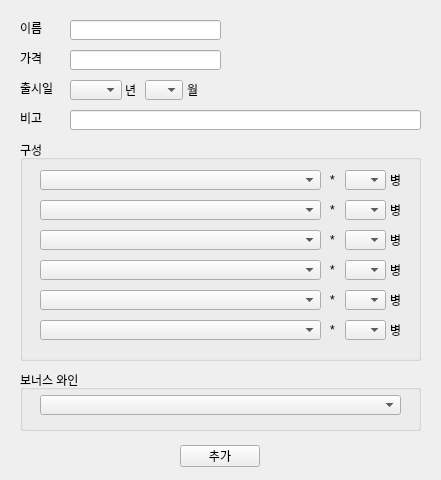
<?xml version="1.0" encoding="UTF-8"?>
<ui version="4.0">
 <class>Form</class>
 <widget class="QWidget" name="Form">
  <property name="geometry">
   <rect>
    <x>0</x>
    <y>0</y>
    <width>441</width>
    <height>480</height>
   </rect>
  </property>
  <property name="windowTitle">
   <string>Form</string>
  </property>
  <widget class="QLabel" name="label">
   <property name="geometry">
    <rect>
     <x>20</x>
     <y>20</y>
     <width>31</width>
     <height>16</height>
    </rect>
   </property>
   <property name="text">
    <string>이름</string>
   </property>
  </widget>
  <widget class="QLabel" name="label_2">
   <property name="geometry">
    <rect>
     <x>20</x>
     <y>50</y>
     <width>31</width>
     <height>16</height>
    </rect>
   </property>
   <property name="text">
    <string>가격</string>
   </property>
  </widget>
  <widget class="QLabel" name="label_3">
   <property name="geometry">
    <rect>
     <x>20</x>
     <y>80</y>
     <width>41</width>
     <height>16</height>
    </rect>
   </property>
   <property name="text">
    <string>출시일</string>
   </property>
  </widget>
  <widget class="QLabel" name="label_4">
   <property name="geometry">
    <rect>
     <x>20</x>
     <y>110</y>
     <width>31</width>
     <height>16</height>
    </rect>
   </property>
   <property name="text">
    <string>비고</string>
   </property>
  </widget>
  <widget class="QGroupBox" name="groupBox">
   <property name="geometry">
    <rect>
     <x>20</x>
     <y>140</y>
     <width>401</width>
     <height>221</height>
    </rect>
   </property>
   <property name="title">
    <string>구성</string>
   </property>
   <widget class="QComboBox" name="wineCmb1">
    <property name="geometry">
     <rect>
      <x>20</x>
      <y>30</y>
      <width>281</width>
      <height>20</height>
     </rect>
    </property>
   </widget>
   <widget class="QComboBox" name="countCmb1">
    <property name="geometry">
     <rect>
      <x>325</x>
      <y>30</y>
      <width>41</width>
      <height>20</height>
     </rect>
    </property>
   </widget>
   <widget class="QLabel" name="label_5">
    <property name="geometry">
     <rect>
      <x>370</x>
      <y>30</y>
      <width>16</width>
      <height>20</height>
     </rect>
    </property>
    <property name="text">
     <string>병</string>
    </property>
   </widget>
   <widget class="QLabel" name="label_6">
    <property name="geometry">
     <rect>
      <x>370</x>
      <y>60</y>
      <width>16</width>
      <height>20</height>
     </rect>
    </property>
    <property name="text">
     <string>병</string>
    </property>
   </widget>
   <widget class="QLabel" name="label_7">
    <property name="geometry">
     <rect>
      <x>370</x>
      <y>90</y>
      <width>16</width>
      <height>20</height>
     </rect>
    </property>
    <property name="text">
     <string>병</string>
    </property>
   </widget>
   <widget class="QLabel" name="label_8">
    <property name="geometry">
     <rect>
      <x>370</x>
      <y>120</y>
      <width>16</width>
      <height>20</height>
     </rect>
    </property>
    <property name="text">
     <string>병</string>
    </property>
   </widget>
   <widget class="QLabel" name="label_9">
    <property name="geometry">
     <rect>
      <x>370</x>
      <y>150</y>
      <width>16</width>
      <height>20</height>
     </rect>
    </property>
    <property name="text">
     <string>병</string>
    </property>
   </widget>
   <widget class="QLabel" name="label_10">
    <property name="geometry">
     <rect>
      <x>370</x>
      <y>180</y>
      <width>16</width>
      <height>20</height>
     </rect>
    </property>
    <property name="text">
     <string>병</string>
    </property>
   </widget>
   <widget class="QComboBox" name="countCmb2">
    <property name="geometry">
     <rect>
      <x>325</x>
      <y>60</y>
      <width>41</width>
      <height>20</height>
     </rect>
    </property>
   </widget>
   <widget class="QComboBox" name="countCmb3">
    <property name="geometry">
     <rect>
      <x>325</x>
      <y>90</y>
      <width>41</width>
      <height>20</height>
     </rect>
    </property>
   </widget>
   <widget class="QComboBox" name="countCmb4">
    <property name="geometry">
     <rect>
      <x>325</x>
      <y>120</y>
      <width>41</width>
      <height>20</height>
     </rect>
    </property>
   </widget>
   <widget class="QComboBox" name="countCmb5">
    <property name="geometry">
     <rect>
      <x>325</x>
      <y>150</y>
      <width>41</width>
      <height>20</height>
     </rect>
    </property>
   </widget>
   <widget class="QComboBox" name="countCmb6">
    <property name="geometry">
     <rect>
      <x>325</x>
      <y>180</y>
      <width>41</width>
      <height>20</height>
     </rect>
    </property>
   </widget>
   <widget class="QLabel" name="label_11">
    <property name="geometry">
     <rect>
      <x>310</x>
      <y>30</y>
      <width>16</width>
      <height>20</height>
     </rect>
    </property>
    <property name="text">
     <string>*</string>
    </property>
   </widget>
   <widget class="QLabel" name="label_14">
    <property name="geometry">
     <rect>
      <x>310</x>
      <y>60</y>
      <width>16</width>
      <height>20</height>
     </rect>
    </property>
    <property name="text">
     <string>*</string>
    </property>
   </widget>
   <widget class="QLabel" name="label_15">
    <property name="geometry">
     <rect>
      <x>310</x>
      <y>90</y>
      <width>16</width>
      <height>20</height>
     </rect>
    </property>
    <property name="text">
     <string>*</string>
    </property>
   </widget>
   <widget class="QLabel" name="label_16">
    <property name="geometry">
     <rect>
      <x>310</x>
      <y>120</y>
      <width>16</width>
      <height>20</height>
     </rect>
    </property>
    <property name="text">
     <string>*</string>
    </property>
   </widget>
   <widget class="QLabel" name="label_17">
    <property name="geometry">
     <rect>
      <x>310</x>
      <y>150</y>
      <width>16</width>
      <height>20</height>
     </rect>
    </property>
    <property name="text">
     <string>*</string>
    </property>
   </widget>
   <widget class="QLabel" name="label_18">
    <property name="geometry">
     <rect>
      <x>310</x>
      <y>180</y>
      <width>16</width>
      <height>20</height>
     </rect>
    </property>
    <property name="text">
     <string>*</string>
    </property>
   </widget>
   <widget class="QComboBox" name="wineCmb2">
    <property name="geometry">
     <rect>
      <x>20</x>
      <y>60</y>
      <width>281</width>
      <height>20</height>
     </rect>
    </property>
   </widget>
   <widget class="QComboBox" name="wineCmb3">
    <property name="geometry">
     <rect>
      <x>20</x>
      <y>90</y>
      <width>281</width>
      <height>20</height>
     </rect>
    </property>
   </widget>
   <widget class="QComboBox" name="wineCmb4">
    <property name="geometry">
     <rect>
      <x>20</x>
      <y>120</y>
      <width>281</width>
      <height>20</height>
     </rect>
    </property>
   </widget>
   <widget class="QComboBox" name="wineCmb5">
    <property name="geometry">
     <rect>
      <x>20</x>
      <y>150</y>
      <width>281</width>
      <height>20</height>
     </rect>
    </property>
   </widget>
   <widget class="QComboBox" name="wineCmb6">
    <property name="geometry">
     <rect>
      <x>20</x>
      <y>180</y>
      <width>281</width>
      <height>20</height>
     </rect>
    </property>
   </widget>
  </widget>
  <widget class="QGroupBox" name="groupBox_2">
   <property name="geometry">
    <rect>
     <x>20</x>
     <y>370</y>
     <width>401</width>
     <height>61</height>
    </rect>
   </property>
   <property name="title">
    <string>보너스 와인</string>
   </property>
   <widget class="QComboBox" name="bonusCmb">
    <property name="geometry">
     <rect>
      <x>20</x>
      <y>25</y>
      <width>361</width>
      <height>20</height>
     </rect>
    </property>
   </widget>
  </widget>
  <widget class="QLineEdit" name="nameEnt">
   <property name="geometry">
    <rect>
     <x>70</x>
     <y>20</y>
     <width>151</width>
     <height>20</height>
    </rect>
   </property>
  </widget>
  <widget class="QLineEdit" name="priceEnt">
   <property name="geometry">
    <rect>
     <x>70</x>
     <y>50</y>
     <width>151</width>
     <height>20</height>
    </rect>
   </property>
   <property name="text">
    <string/>
   </property>
  </widget>
  <widget class="QLineEdit" name="noteEnt">
   <property name="geometry">
    <rect>
     <x>70</x>
     <y>110</y>
     <width>351</width>
     <height>20</height>
    </rect>
   </property>
  </widget>
  <widget class="QLabel" name="label_13">
   <property name="geometry">
    <rect>
     <x>187</x>
     <y>80</y>
     <width>16</width>
     <height>20</height>
    </rect>
   </property>
   <property name="text">
    <string>월</string>
   </property>
  </widget>
  <widget class="QComboBox" name="monthCmb">
   <property name="geometry">
    <rect>
     <x>145</x>
     <y>80</y>
     <width>38</width>
     <height>20</height>
    </rect>
   </property>
   <property name="currentIndex">
    <number>-1</number>
   </property>
   <property name="maxVisibleItems">
    <number>20</number>
   </property>
   <property name="sizeAdjustPolicy">
    <enum>QComboBox::AdjustToContentsOnFirstShow</enum>
   </property>
  </widget>
  <widget class="QComboBox" name="yearCmb">
   <property name="geometry">
    <rect>
     <x>70</x>
     <y>80</y>
     <width>52</width>
     <height>20</height>
    </rect>
   </property>
   <property name="styleSheet">
    <string notr="true"/>
   </property>
   <property name="editable">
    <bool>false</bool>
   </property>
   <property name="currentText">
    <string/>
   </property>
   <property name="currentIndex">
    <number>-1</number>
   </property>
   <property name="maxVisibleItems">
    <number>20</number>
   </property>
   <property name="sizeAdjustPolicy">
    <enum>QComboBox::AdjustToContentsOnFirstShow</enum>
   </property>
   <property name="frame">
    <bool>true</bool>
   </property>
  </widget>
  <widget class="QLabel" name="label_12">
   <property name="geometry">
    <rect>
     <x>125</x>
     <y>80</y>
     <width>16</width>
     <height>20</height>
    </rect>
   </property>
   <property name="text">
    <string>년</string>
   </property>
  </widget>
  <widget class="QPushButton" name="addBtn">
   <property name="geometry">
    <rect>
     <x>180</x>
     <y>445</y>
     <width>80</width>
     <height>22</height>
    </rect>
   </property>
   <property name="text">
    <string>추가</string>
   </property>
  </widget>
 </widget>
 <resources/>
 <connections/>
</ui>
